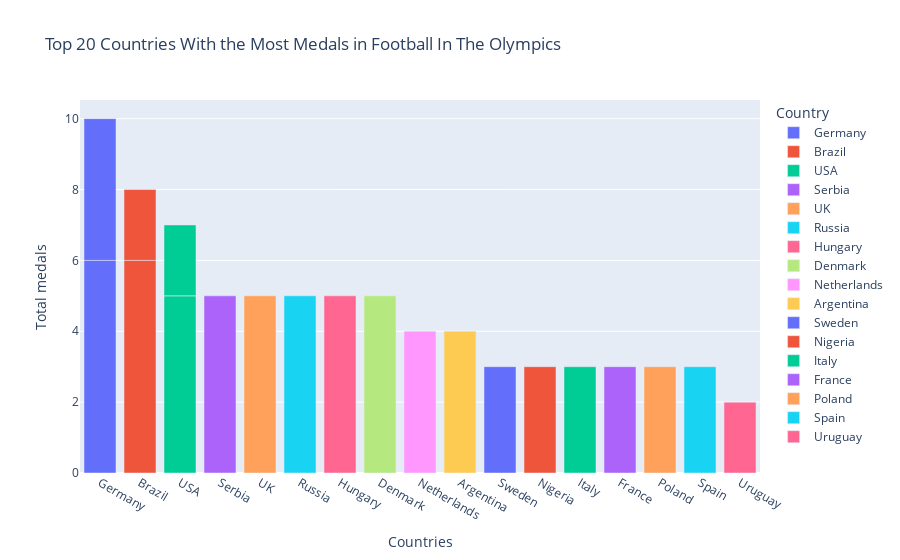
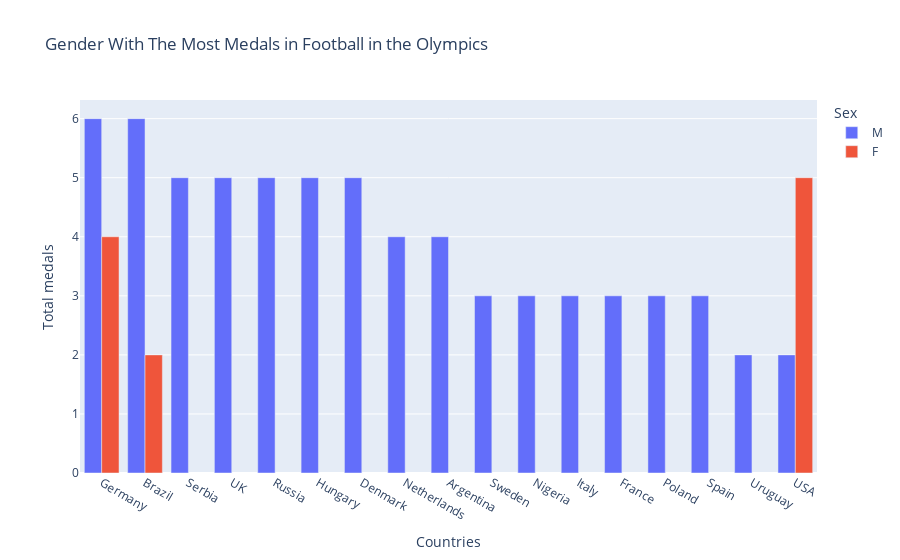
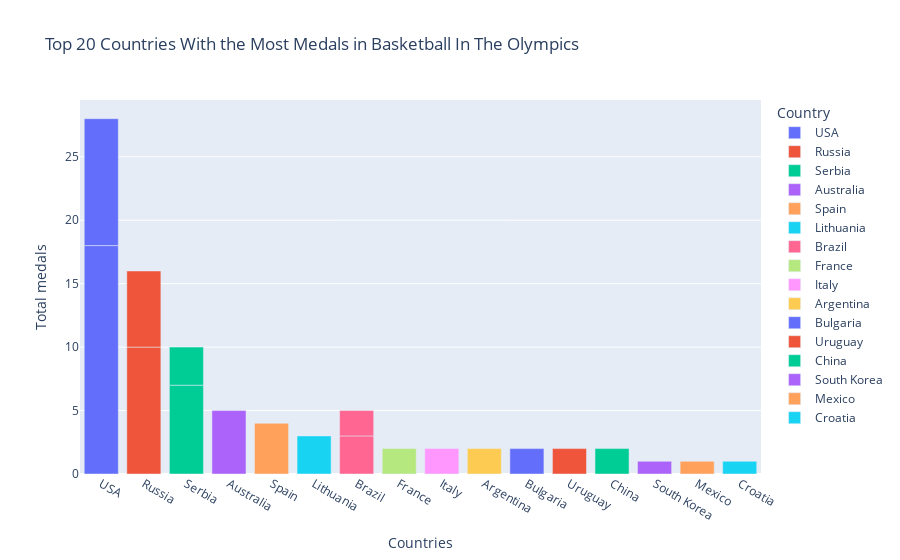
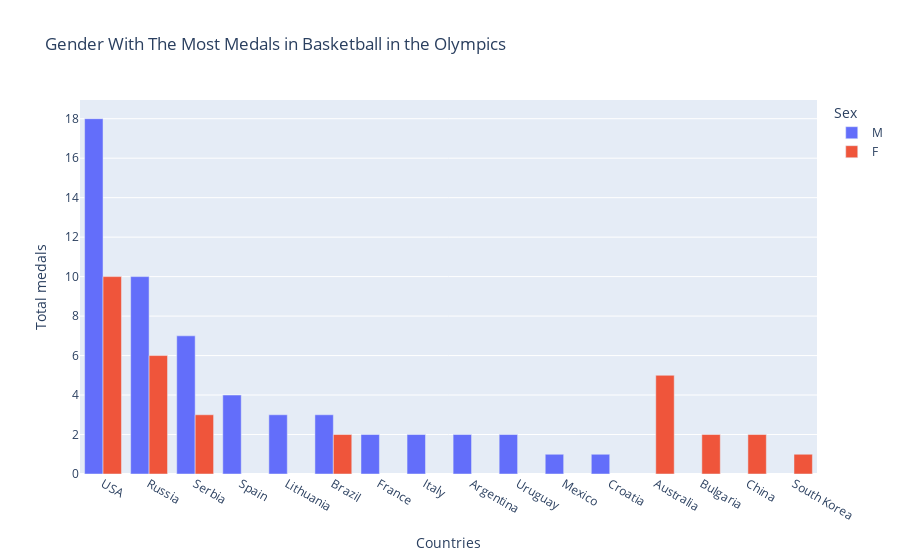

The notebook cell these images were saved under, in order:
### Code cell
def analysis_on_sports(df):
    sports = ["Football", "Basketball", "Gymnastics"]
    fig_list = []
    for sport in sports:
        sports_df = df[df.Sport == sport]
        # Concating the dummies of Medal
        sports_df = pd.concat([sports_df, pd.get_dummies(sports_df["Medal"])], axis=1)
        # removing the duplicates in the football dataset
        num_medals = sports_df.drop_duplicates(
            subset=["Team", "NOC", "Games", "Year", "City", "Sport", "Event", "Medal"]
        )
        # Sorting by the country and sex with the most gold and creating a column for the total medals
        num_medals = (
            num_medals.groupby(["region", "Sex"])
            .sum(numeric_only=True)[["Gold", "Silver", "Bronze"]]
            .sort_values("Gold", ascending=False)
            .reset_index()
        )
        num_medals["Total"] = (
            num_medals["Gold"] + num_medals["Silver"] + num_medals["Bronze"]
        )


        ## visualizing the medal distribution
        top_country = num_medals.sort_values("Total", ascending=False).reset_index()


        fig = px.bar(data_frame = top_country.head(20), x="region"  ,
            
            y="Total",
            labels={"region": "Country", "Total": "Total medals"},
            title= f"Top 20 Countries With the Most Medals in {sport} In The Olympics",
            color="region",
            #log_y= True,
            barmode= "relative")


        fig.update_layout(
        xaxis_title = "Countries")
        fig_list.append(fig)
        ## visualizing the gender distribution
        fig1 = px.bar(data_frame = top_country.head(20), x="region"  ,
        
        y="Total",
        labels={"region": "Country", "Total": "Total medals"},
        title=f"Gender With The Most Medals in {sport} in the Olympics",
        color="Sex",
        #log_y= True,
        barmode= "group"
        
        
        )
        fig1.update_layout(
                xaxis_title = "Countries")
        fig_list.append(fig1)
    return fig_list


fig_list = analysis_on_sports(df)

for i in fig_list:
    i.show()

# hej = analysis_on_sports(df)
# hej[0].show()
# hej[1].show()

### Figure 1 — Plotly figure (JSON) as saved in the notebook; plotly's stock layout.template omitted (floating-point values rounded to 4 significant figures)
{"data": [{"alignmentgroup": "True", "hovertemplate": "Country=%{x}<br>Total medals=%{y}<extra></extra>", "legendgroup": "Germany", "marker": {"color": "#636efa", "pattern": {"shape": ""}}, "name": "Germany", "offsetgroup": "Germany", "orientation": "v", "showlegend": true, "textposition": "auto", "type": "bar", "x": ["Germany", "Germany"], "xaxis": "x", "y": [6, 4], "yaxis": "y"}, {"alignmentgroup": "True", "hovertemplate": "Country=%{x}<br>Total medals=%{y}<extra></extra>", "legendgroup": "Brazil", "marker": {"color": "#EF553B", "pattern": {"shape": ""}}, "name": "Brazil", "offsetgroup": "Brazil", "orientation": "v", "showlegend": true, "textposition": "auto", "type": "bar", "x": ["Brazil", "Brazil"], "xaxis": "x", "y": [6, 2], "yaxis": "y"}, {"alignmentgroup": "True", "hovertemplate": "Country=%{x}<br>Total medals=%{y}<extra></extra>", "legendgroup": "USA", "marker": {"color": "#00cc96", "pattern": {"shape": ""}}, "name": "USA", "offsetgroup": "USA", "orientation": "v", "showlegend": true, "textposition": "auto", "type": "bar", "x": ["USA", "USA"], "xaxis": "x", "y": [5, 2], "yaxis": "y"}, {"alignmentgroup": "True", "hovertemplate": "Country=%{x}<br>Total medals=%{y}<extra></extra>", "legendgroup": "Serbia", "marker": {"color": "#ab63fa", "pattern": {"shape": ""}}, "name": "Serbia", "offsetgroup": "Serbia", "orientation": "v", "showlegend": true, "textposition": "auto", "type": "bar", "x": ["Serbia"], "xaxis": "x", "y": [5], "yaxis": "y"}, {"alignmentgroup": "True", "hovertemplate": "Country=%{x}<br>Total medals=%{y}<extra></extra>", "legendgroup": "UK", "marker": {"color": "#FFA15A", "pattern": {"shape": ""}}, "name": "UK", "offsetgroup": "UK", "orientation": "v", "showlegend": true, "textposition": "auto", "type": "bar", "x": ["UK"], "xaxis": "x", "y": [5], "yaxis": "y"}, {"alignmentgroup": "True", "hovertemplate": "Country=%{x}<br>Total medals=%{y}<extra></extra>", "legendgroup": "Russia", "marker": {"color": "#19d3f3", "pattern": {"shape": ""}}, "name": "Russia", "offsetgroup": "Russia", "orientation": "v", "showlegend": true, "textposition": "auto", "type": "bar", "x": ["Russia"], "xaxis": "x", "y": [5], "yaxis": "y"}, {"alignmentgroup": "True", "hovertemplate": "Country=%{x}<br>Total medals=%{y}<extra></extra>", "legendgroup": "Hungary", "marker": {"color": "#FF6692", "pattern": {"shape": ""}}, "name": "Hungary", "offsetgroup": "Hungary", "orientation": "v", "showlegend": true, "textposition": "auto", "type": "bar", "x": ["Hungary"], "xaxis": "x", "y": [5], "yaxis": "y"}, {"alignmentgroup": "True", "hovertemplate": "Country=%{x}<br>Total medals=%{y}<extra></extra>", "legendgroup": "Denmark", "marker": {"color": "#B6E880", "pattern": {"shape": ""}}, "name": "Denmark", "offsetgroup": "Denmark", "orientation": "v", "showlegend": true, "textposition": "auto", "type": "bar", "x": ["Denmark"], "xaxis": "x", "y": [5], "yaxis": "y"}, {"alignmentgroup": "True", "hovertemplate": "Country=%{x}<br>Total medals=%{y}<extra></extra>", "legendgroup": "Netherlands", "marker": {"color": "#FF97FF", "pattern": {"shape": ""}}, "name": "Netherlands", "offsetgroup": "Netherlands", "orientation": "v", "showlegend": true, "textposition": "auto", "type": "bar", "x": ["Netherlands"], "xaxis": "x", "y": [4], "yaxis": "y"}, {"alignmentgroup": "True", "hovertemplate": "Country=%{x}<br>Total medals=%{y}<extra></extra>", "legendgroup": "Argentina", "marker": {"color": "#FECB52", "pattern": {"shape": ""}}, "name": "Argentina", "offsetgroup": "Argentina", "orientation": "v", "showlegend": true, "textposition": "auto", "type": "bar", "x": ["Argentina"], "xaxis": "x", "y": [4], "yaxis": "y"}, {"alignmentgroup": "True", "hovertemplate": "Country=%{x}<br>Total medals=%{y}<extra></extra>", "legendgroup": "Sweden", "marker": {"color": "#636efa", "pattern": {"shape": ""}}, "name": "Sweden", "offsetgroup": "Sweden", "orientation": "v", "showlegend": true, "textposition": "auto", "type": "bar", "x": ["Sweden"], "xaxis": "x", "y": [3], "yaxis": "y"}, {"alignmentgroup": "True", "hovertemplate": "Country=%{x}<br>Total medals=%{y}<extra></extra>", "legendgroup": "Nigeria", "marker": {"color": "#EF553B", "pattern": {"shape": ""}}, "name": "Nigeria", "offsetgroup": "Nigeria", "orientation": "v", "showlegend": true, "textposition": "auto", "type": "bar", "x": ["Nigeria"], "xaxis": "x", "y": [3], "yaxis": "y"}, {"alignmentgroup": "True", "hovertemplate": "Country=%{x}<br>Total medals=%{y}<extra></extra>", "legendgroup": "Italy", "marker": {"color": "#00cc96", "pattern": {"shape": ""}}, "name": "Italy", "offsetgroup": "Italy", "orientation": "v", "showlegend": true, "textposition": "auto", "type": "bar", "x": ["Italy"], "xaxis": "x", "y": [3], "yaxis": "y"}, {"alignmentgroup": "True", "hovertemplate": "Country=%{x}<br>Total medals=%{y}<extra></extra>", "legendgroup": "France", "marker": {"color": "#ab63fa", "pattern": {"shape": ""}}, "name": "France", "offsetgroup": "France", "orientation": "v", "showlegend": true, "textposition": "auto", "type": "bar", "x": ["France"], "xaxis": "x", "y": [3], "yaxis": "y"}, {"alignmentgroup": "True", "hovertemplate": "Country=%{x}<br>Total medals=%{y}<extra></extra>", "legendgroup": "Poland", "marker": {"color": "#FFA15A", "pattern": {"shape": ""}}, "name": "Poland", "offsetgroup": "Poland", "orientation": "v", "showlegend": true, "textposition": "auto", "type": "bar", "x": ["Poland"], "xaxis": "x", "y": [3], "yaxis": "y"}, {"alignmentgroup": "True", "hovertemplate": "Country=%{x}<br>Total medals=%{y}<extra></extra>", "legendgroup": "Spain", "marker": {"color": "#19d3f3", "pattern": {"shape": ""}}, "name": "Spain", "offsetgroup": "Spain", "orientation": "v", "showlegend": true, "textposition": "auto", "type": "bar", "x": ["Spain"], "xaxis": "x", "y": [3], "yaxis": "y"}, {"alignmentgroup": "True", "hovertemplate": "Country=%{x}<br>Total medals=%{y}<extra></extra>", "legendgroup": "Uruguay", "marker": {"color": "#FF6692", "pattern": {"shape": ""}}, "name": "Uruguay", "offsetgroup": "Uruguay", "orientation": "v", "showlegend": true, "textposition": "auto", "type": "bar", "x": ["Uruguay"], "xaxis": "x", "y": [2], "yaxis": "y"}], "layout": {"barmode": "relative", "legend": {"title": {"text": "Country"}, "tracegroupgap": 0}, "title": {"text": "Top 20 Countries With the Most Medals in Football In The Olympics"}, "xaxis": {"anchor": "y", "categoryarray": ["Germany", "Brazil", "USA", "Serbia", "UK", "Russia", "Hungary", "Denmark", "Netherlands", "Argentina", "Sweden", "Nigeria", "Italy", "France", "Poland", "Spain", "Uruguay"], "categoryorder": "array", "domain": [0, 1], "title": {"text": "Countries"}}, "yaxis": {"anchor": "x", "domain": [0, 1], "title": {"text": "Total medals"}}}}

### Figure 2 — Plotly figure (JSON) as saved in the notebook; plotly's stock layout.template omitted (floating-point values rounded to 4 significant figures)
{"data": [{"alignmentgroup": "True", "hovertemplate": "Sex=M<br>Country=%{x}<br>Total medals=%{y}<extra></extra>", "legendgroup": "M", "marker": {"color": "#636efa", "pattern": {"shape": ""}}, "name": "M", "offsetgroup": "M", "orientation": "v", "showlegend": true, "textposition": "auto", "type": "bar", "x": ["Germany", "Brazil", "Serbia", "UK", "Russia", "Hungary", "Denmark", "Netherlands", "Argentina", "Sweden", "Nigeria", "Italy", "France", "Poland", "Spain", "Uruguay", "USA"], "xaxis": "x", "y": [6, 6, 5, 5, 5, 5, 5, 4, 4, 3, 3, 3, 3, 3, 3, 2, 2], "yaxis": "y"}, {"alignmentgroup": "True", "hovertemplate": "Sex=F<br>Country=%{x}<br>Total medals=%{y}<extra></extra>", "legendgroup": "F", "marker": {"color": "#EF553B", "pattern": {"shape": ""}}, "name": "F", "offsetgroup": "F", "orientation": "v", "showlegend": true, "textposition": "auto", "type": "bar", "x": ["USA", "Germany", "Brazil"], "xaxis": "x", "y": [5, 4, 2], "yaxis": "y"}], "layout": {"barmode": "group", "legend": {"title": {"text": "Sex"}, "tracegroupgap": 0}, "title": {"text": "Gender With The Most Medals in Football in the Olympics"}, "xaxis": {"anchor": "y", "domain": [0, 1], "title": {"text": "Countries"}}, "yaxis": {"anchor": "x", "domain": [0, 1], "title": {"text": "Total medals"}}}}

### Figure 3 — Plotly figure (JSON) as saved in the notebook; plotly's stock layout.template omitted (floating-point values rounded to 4 significant figures)
{"data": [{"alignmentgroup": "True", "hovertemplate": "Country=%{x}<br>Total medals=%{y}<extra></extra>", "legendgroup": "USA", "marker": {"color": "#636efa", "pattern": {"shape": ""}}, "name": "USA", "offsetgroup": "USA", "orientation": "v", "showlegend": true, "textposition": "auto", "type": "bar", "x": ["USA", "USA"], "xaxis": "x", "y": [18, 10], "yaxis": "y"}, {"alignmentgroup": "True", "hovertemplate": "Country=%{x}<br>Total medals=%{y}<extra></extra>", "legendgroup": "Russia", "marker": {"color": "#EF553B", "pattern": {"shape": ""}}, "name": "Russia", "offsetgroup": "Russia", "orientation": "v", "showlegend": true, "textposition": "auto", "type": "bar", "x": ["Russia", "Russia"], "xaxis": "x", "y": [10, 6], "yaxis": "y"}, {"alignmentgroup": "True", "hovertemplate": "Country=%{x}<br>Total medals=%{y}<extra></extra>", "legendgroup": "Serbia", "marker": {"color": "#00cc96", "pattern": {"shape": ""}}, "name": "Serbia", "offsetgroup": "Serbia", "orientation": "v", "showlegend": true, "textposition": "auto", "type": "bar", "x": ["Serbia", "Serbia"], "xaxis": "x", "y": [7, 3], "yaxis": "y"}, {"alignmentgroup": "True", "hovertemplate": "Country=%{x}<br>Total medals=%{y}<extra></extra>", "legendgroup": "Australia", "marker": {"color": "#ab63fa", "pattern": {"shape": ""}}, "name": "Australia", "offsetgroup": "Australia", "orientation": "v", "showlegend": true, "textposition": "auto", "type": "bar", "x": ["Australia"], "xaxis": "x", "y": [5], "yaxis": "y"}, {"alignmentgroup": "True", "hovertemplate": "Country=%{x}<br>Total medals=%{y}<extra></extra>", "legendgroup": "Spain", "marker": {"color": "#FFA15A", "pattern": {"shape": ""}}, "name": "Spain", "offsetgroup": "Spain", "orientation": "v", "showlegend": true, "textposition": "auto", "type": "bar", "x": ["Spain"], "xaxis": "x", "y": [4], "yaxis": "y"}, {"alignmentgroup": "True", "hovertemplate": "Country=%{x}<br>Total medals=%{y}<extra></extra>", "legendgroup": "Lithuania", "marker": {"color": "#19d3f3", "pattern": {"shape": ""}}, "name": "Lithuania", "offsetgroup": "Lithuania", "orientation": "v", "showlegend": true, "textposition": "auto", "type": "bar", "x": ["Lithuania"], "xaxis": "x", "y": [3], "yaxis": "y"}, {"alignmentgroup": "True", "hovertemplate": "Country=%{x}<br>Total medals=%{y}<extra></extra>", "legendgroup": "Brazil", "marker": {"color": "#FF6692", "pattern": {"shape": ""}}, "name": "Brazil", "offsetgroup": "Brazil", "orientation": "v", "showlegend": true, "textposition": "auto", "type": "bar", "x": ["Brazil", "Brazil"], "xaxis": "x", "y": [3, 2], "yaxis": "y"}, {"alignmentgroup": "True", "hovertemplate": "Country=%{x}<br>Total medals=%{y}<extra></extra>", "legendgroup": "France", "marker": {"color": "#B6E880", "pattern": {"shape": ""}}, "name": "France", "offsetgroup": "France", "orientation": "v", "showlegend": true, "textposition": "auto", "type": "bar", "x": ["France"], "xaxis": "x", "y": [2], "yaxis": "y"}, {"alignmentgroup": "True", "hovertemplate": "Country=%{x}<br>Total medals=%{y}<extra></extra>", "legendgroup": "Italy", "marker": {"color": "#FF97FF", "pattern": {"shape": ""}}, "name": "Italy", "offsetgroup": "Italy", "orientation": "v", "showlegend": true, "textposition": "auto", "type": "bar", "x": ["Italy"], "xaxis": "x", "y": [2], "yaxis": "y"}, {"alignmentgroup": "True", "hovertemplate": "Country=%{x}<br>Total medals=%{y}<extra></extra>", "legendgroup": "Argentina", "marker": {"color": "#FECB52", "pattern": {"shape": ""}}, "name": "Argentina", "offsetgroup": "Argentina", "orientation": "v", "showlegend": true, "textposition": "auto", "type": "bar", "x": ["Argentina"], "xaxis": "x", "y": [2], "yaxis": "y"}, {"alignmentgroup": "True", "hovertemplate": "Country=%{x}<br>Total medals=%{y}<extra></extra>", "legendgroup": "Bulgaria", "marker": {"color": "#636efa", "pattern": {"shape": ""}}, "name": "Bulgaria", "offsetgroup": "Bulgaria", "orientation": "v", "showlegend": true, "textposition": "auto", "type": "bar", "x": ["Bulgaria"], "xaxis": "x", "y": [2], "yaxis": "y"}, {"alignmentgroup": "True", "hovertemplate": "Country=%{x}<br>Total medals=%{y}<extra></extra>", "legendgroup": "Uruguay", "marker": {"color": "#EF553B", "pattern": {"shape": ""}}, "name": "Uruguay", "offsetgroup": "Uruguay", "orientation": "v", "showlegend": true, "textposition": "auto", "type": "bar", "x": ["Uruguay"], "xaxis": "x", "y": [2], "yaxis": "y"}, {"alignmentgroup": "True", "hovertemplate": "Country=%{x}<br>Total medals=%{y}<extra></extra>", "legendgroup": "China", "marker": {"color": "#00cc96", "pattern": {"shape": ""}}, "name": "China", "offsetgroup": "China", "orientation": "v", "showlegend": true, "textposition": "auto", "type": "bar", "x": ["China"], "xaxis": "x", "y": [2], "yaxis": "y"}, {"alignmentgroup": "True", "hovertemplate": "Country=%{x}<br>Total medals=%{y}<extra></extra>", "legendgroup": "South Korea", "marker": {"color": "#ab63fa", "pattern": {"shape": ""}}, "name": "South Korea", "offsetgroup": "South Korea", "orientation": "v", "showlegend": true, "textposition": "auto", "type": "bar", "x": ["South Korea"], "xaxis": "x", "y": [1], "yaxis": "y"}, {"alignmentgroup": "True", "hovertemplate": "Country=%{x}<br>Total medals=%{y}<extra></extra>", "legendgroup": "Mexico", "marker": {"color": "#FFA15A", "pattern": {"shape": ""}}, "name": "Mexico", "offsetgroup": "Mexico", "orientation": "v", "showlegend": true, "textposition": "auto", "type": "bar", "x": ["Mexico"], "xaxis": "x", "y": [1], "yaxis": "y"}, {"alignmentgroup": "True", "hovertemplate": "Country=%{x}<br>Total medals=%{y}<extra></extra>", "legendgroup": "Croatia", "marker": {"color": "#19d3f3", "pattern": {"shape": ""}}, "name": "Croatia", "offsetgroup": "Croatia", "orientation": "v", "showlegend": true, "textposition": "auto", "type": "bar", "x": ["Croatia"], "xaxis": "x", "y": [1], "yaxis": "y"}], "layout": {"barmode": "relative", "legend": {"title": {"text": "Country"}, "tracegroupgap": 0}, "title": {"text": "Top 20 Countries With the Most Medals in Basketball In The Olympics"}, "xaxis": {"anchor": "y", "categoryarray": ["USA", "Russia", "Serbia", "Australia", "Spain", "Lithuania", "Brazil", "France", "Italy", "Argentina", "Bulgaria", "Uruguay", "China", "South Korea", "Mexico", "Croatia"], "categoryorder": "array", "domain": [0, 1], "title": {"text": "Countries"}}, "yaxis": {"anchor": "x", "domain": [0, 1], "title": {"text": "Total medals"}}}}

### Figure 4 — Plotly figure (JSON) as saved in the notebook; plotly's stock layout.template omitted (floating-point values rounded to 4 significant figures)
{"data": [{"alignmentgroup": "True", "hovertemplate": "Sex=M<br>Country=%{x}<br>Total medals=%{y}<extra></extra>", "legendgroup": "M", "marker": {"color": "#636efa", "pattern": {"shape": ""}}, "name": "M", "offsetgroup": "M", "orientation": "v", "showlegend": true, "textposition": "auto", "type": "bar", "x": ["USA", "Russia", "Serbia", "Spain", "Lithuania", "Brazil", "France", "Italy", "Argentina", "Uruguay", "Mexico", "Croatia"], "xaxis": "x", "y": [18, 10, 7, 4, 3, 3, 2, 2, 2, 2, 1, 1], "yaxis": "y"}, {"alignmentgroup": "True", "hovertemplate": "Sex=F<br>Country=%{x}<br>Total medals=%{y}<extra></extra>", "legendgroup": "F", "marker": {"color": "#EF553B", "pattern": {"shape": ""}}, "name": "F", "offsetgroup": "F", "orientation": "v", "showlegend": true, "textposition": "auto", "type": "bar", "x": ["USA", "Russia", "Australia", "Serbia", "Bulgaria", "Brazil", "China", "South Korea"], "xaxis": "x", "y": [10, 6, 5, 3, 2, 2, 2, 1], "yaxis": "y"}], "layout": {"barmode": "group", "legend": {"title": {"text": "Sex"}, "tracegroupgap": 0}, "title": {"text": "Gender With The Most Medals in Basketball in the Olympics"}, "xaxis": {"anchor": "y", "domain": [0, 1], "title": {"text": "Countries"}}, "yaxis": {"anchor": "x", "domain": [0, 1], "title": {"text": "Total medals"}}}}
